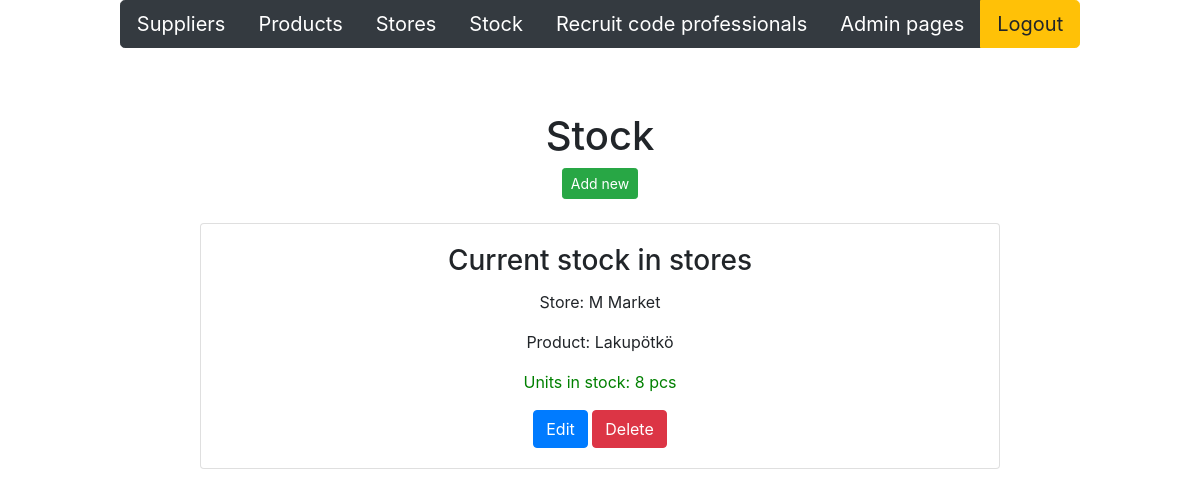
/stock/ (signed in), run on an earlier commit of the app's database.
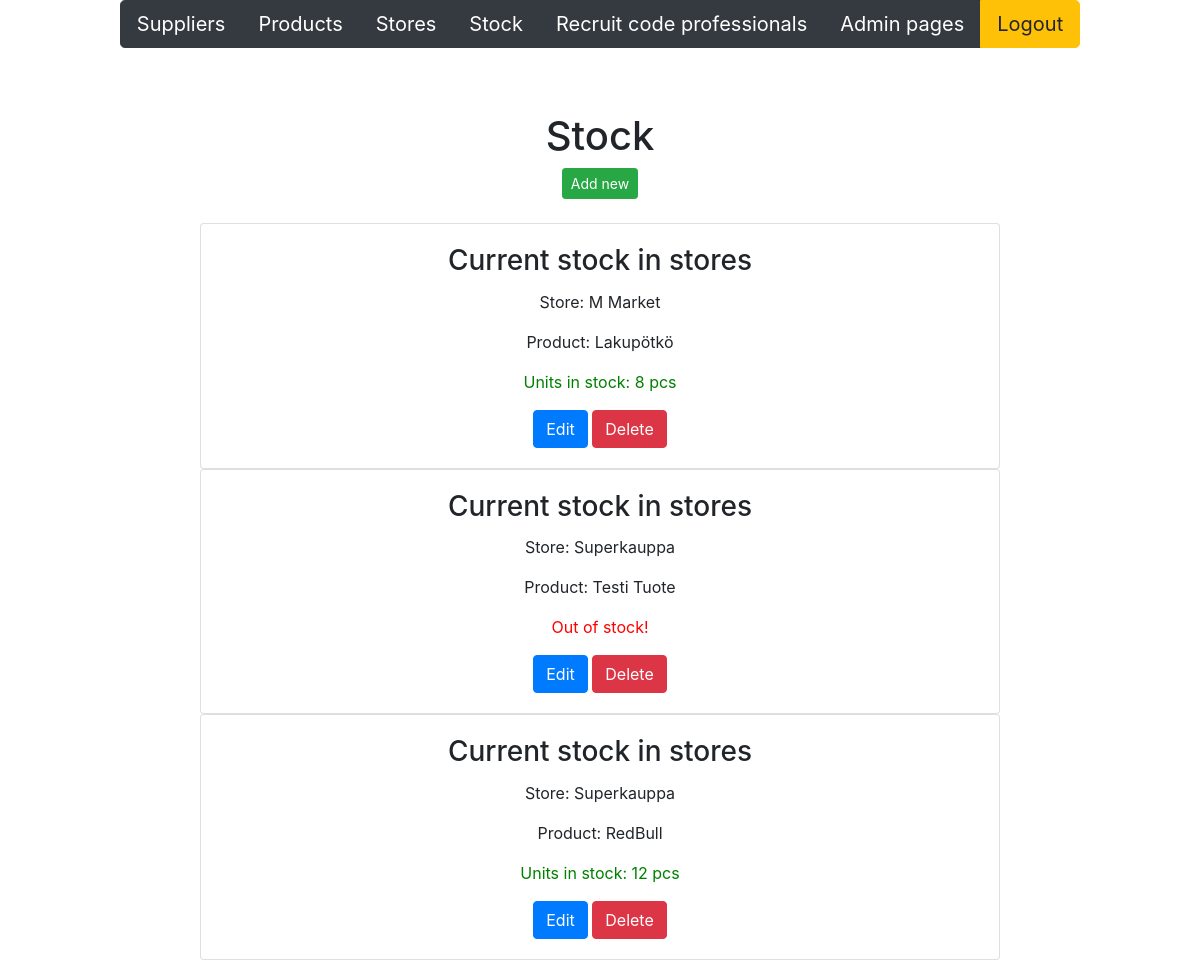
And on a later commit of the database.
### app/models.py (models this page shows, shortened)
class Stock(models.Model):
    store = models.ForeignKey(Store, on_delete=models.CASCADE)
    product = models.ForeignKey(Product, on_delete=models.CASCADE)
    quantity = models.IntegerField(default=0)

class Store(models.Model):
    storename = models.CharField(max_length = 50, default="kauppa")
    storemanager = models.CharField(max_length = 50, default="henkilö")
    location = models.CharField(max_length = 100, default="sijainti")
    city = models.CharField(max_length = 30, default="kaupunki")

class Product(models.Model):
    productname = models.CharField(max_length = 20, default = "laku")
    packagesize = models.CharField(max_length = 20, default = 3)
    unitprice = models.DecimalField(max_digits=8, decimal_places=2, default=1.00)
    unitsinstock = models.IntegerField(default = 3)
    supplier = models.ForeignKey(Supplier, on_delete=models.CASCADE)

### app/views.py (the view)
# urls.py: path('stock/', stocklistview),
def stocklistview(request):
    if not request.user.is_authenticated:
        return render(request, 'loginpage.html')
    else:
        stocklist = Stock.objects.all()
        storelist = Store.objects.all()
        productlist = Product.objects.all()
        context = {'stock': stocklist, 'stores': storelist, 'products': productlist}
        return render (request,"stocklist.html",context)

### app/templates/stocklist.html (shortened to what this page needs)
{% extends 'index.html' %}
{% block content %}
<br />
<br />
<h1>Stock</h1>
<button onclick="showaddform()" class="btn btn-success btn-sm">Add new</button>
<br>
<br>
{% for v in stock %}
<div class="card" style="width: 50rem;">
    <div class="card-body">
        <h3 class="card-title">Current stock in stores </h3>
        <p class="card-text">Store: {{v.store.storename}}</p>
        <p class="card-text">Product: {{v.product.productname}}</p>
        {% if v.quantity == 0 %}
        <p class="card-text" style="color: red;">Out of stock!</p>
        {% else %}
        <p class="card-text" style="color: green;">
            Units in stock: {{v.quantity}} pcs
        </p>
        {% endif %}
        <a href="/edit-stock-get/{{v.id}}/" class="btn btn-primary">Edit</a>
        <a href="/confirm-delete-stock/{{v.id}}/" class="btn btn-danger">Delete</a>
    </div>
</div>
{% empty %}
<div class="card" style="width: 50rem;">
    <div class="card-body">
        <p class="card-text">No stock found in the database </p>
    </div>
</div>
{%endfor%}
{% endblock %}

What changed in the data, as far as the page shows it:
added Stock: store.storename "Superkauppa", product.productname "Testi Tuote", quantity "Out of stock!"
added Stock: store.storename "Superkauppa", product.productname "RedBull", quantity "12"
